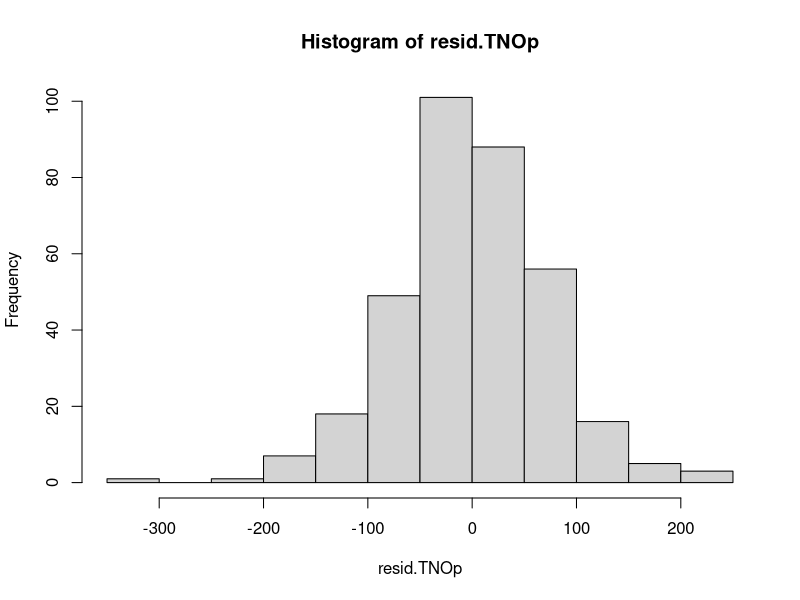
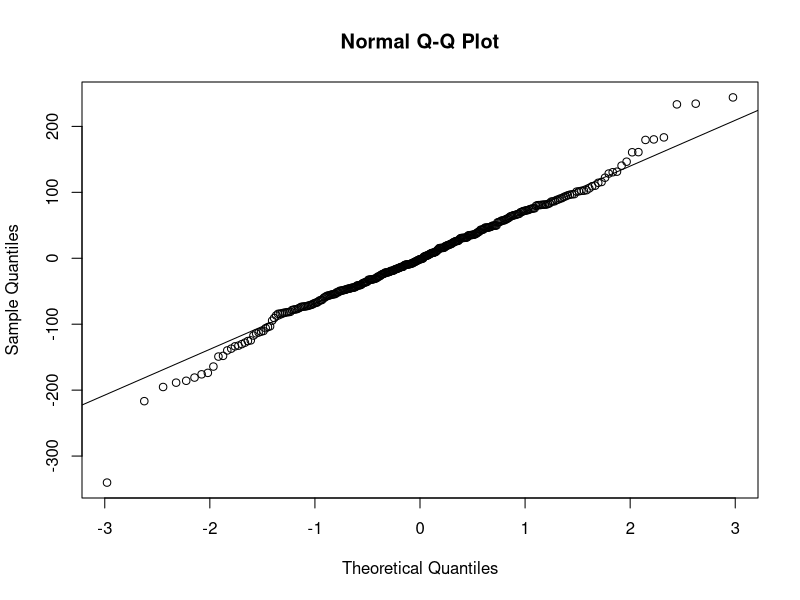
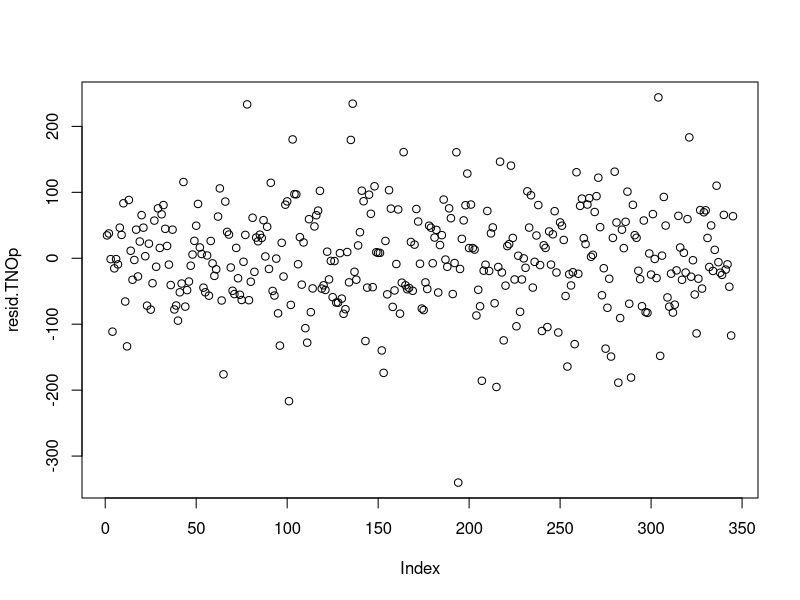
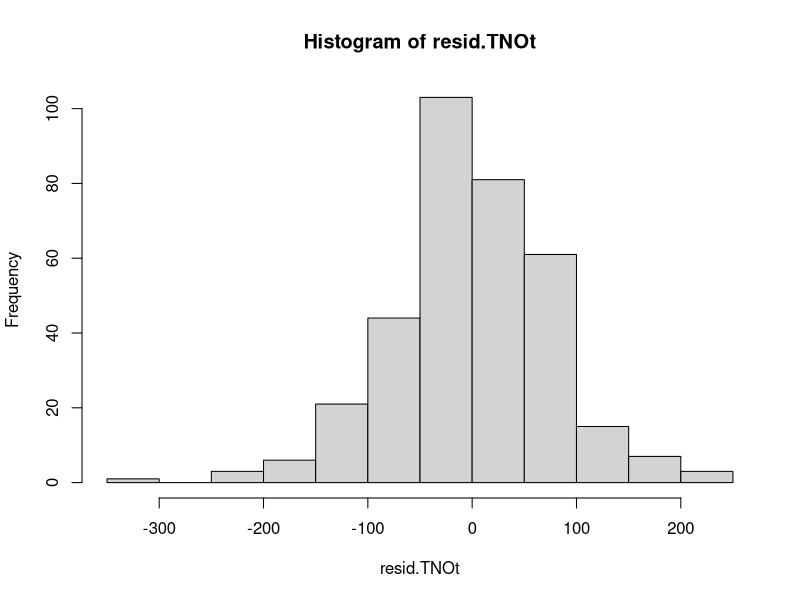
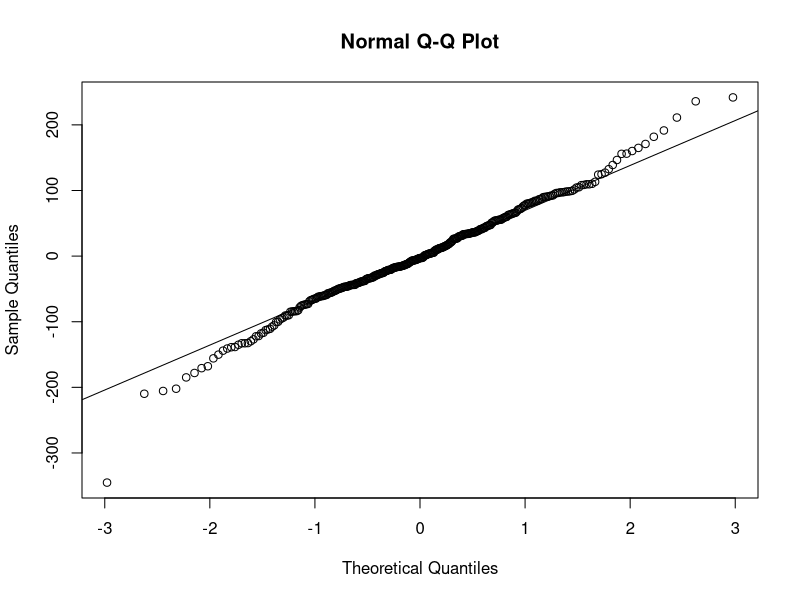
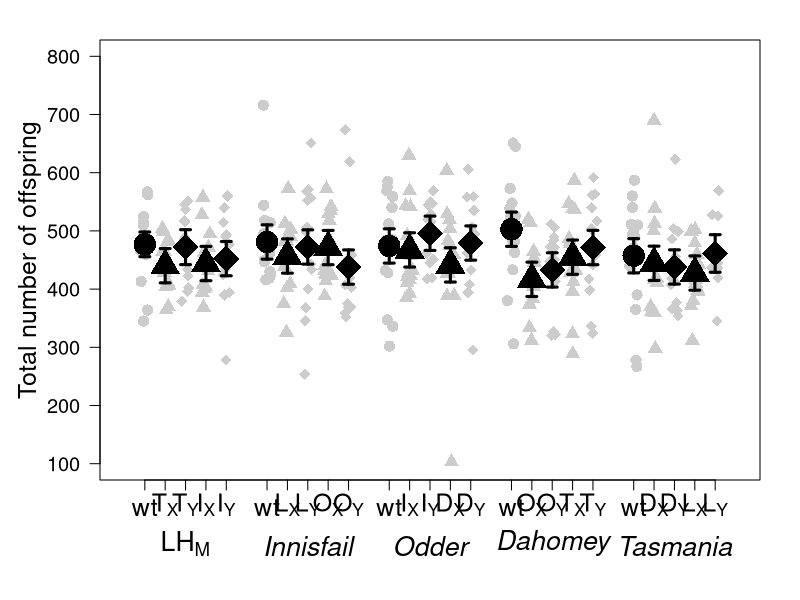
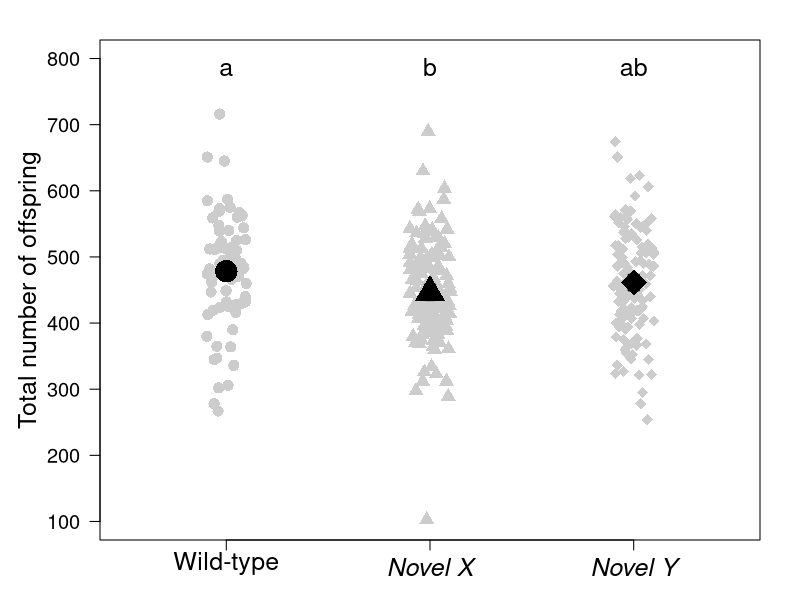

The R source for these figures, in order:
################################################################################################
################################### TOTAL NUMBER OF OFFSPRING ##################################
################################################################################################

#Set up environment
library(car)
library(Hmisc)

#Read in csv file with data
TNO.data <- read.table(file = "TotalNumberOffspring.csv", h = T, sep = ",")


##########################################  STATISTIC  #########################################


##############################
######### POPULATION #########
##############################


### LINEAT MODEL ###

#Linear model testing if population has a significant effect on total offspring number with block
model.TNOp <- lm(totaloffspring ~ population + block, data = TNO.data)
#ANOVA
anova(model.TNOp, test = "F")
#Not significant, P = 0.4000
#Block is not significant, P = 0.6963


#Test if there is homogeneity of variances
leveneTest(TNO.data$totaloffspring, TNO.data$population)
#Non significant, assumption of homogeneity of variances is met. Can use ANOVA

#Test the model by looking at the residuls
resid.TNOp <- residuals(model.TNOp)
hist(resid.TNOp)
shapiro.test(resid.TNOp)
qqnorm(resid.TNOp)
qqline(resid.TNOp)
plot(resid.TNOp)
#The residuls are normally distrubuted, meaning that the model is valid 



#############################
######### TREATMENT #########
#############################


### LINEAT MODEL ###

#Linear model testing if treatment has a significant effect on total offspring number with block
model.TNOt <- lm(totaloffspring ~ treatment + block, data = TNO.data)
#ANOVA
anova(model.TNOt, test = "F")
#Significant, P = 0.01752
#Block is not significant, P = 0.68941


#Test if there is homogeneity of variances
leveneTest(TNO.data$totaloffspring, TNO.data$treatment)
#Non significant, assumption of homogeneity of variances is met. Can use ANOVA

#Test the model by looking at the residuls
resid.TNOt <- residuals(model.TNOt)
hist(resid.TNOt)
shapiro.test(resid.TNOt)
qqnorm(resid.TNOt)
qqline(resid.TNOt)
#The residuls are normally distrubuted, meaning that the model is valid 


#I do a post hoc test to see which treaments are significantly different
RESULT.TNOt <- aov(model.TNOt)
TukeyHSD(RESULT.TNOt)
#Wt is significant different from novel X



#########################################  PLOT DATA  #########################################


#Create new dataframe for plotting
TNOplot <- TNO.data[c(1:2, 5)]
#Remove NAs
TNOplot <- TNOplot[which(is.na(TNO.data$totaloffspring) == F),]


### PLOT POPULATION ###

#Add fitted values
TNOplot$fitP <- fitted(model.TNOp)

#Caluclate mean
TNOpop.M <- tapply(TNOplot$fitP, TNOplot$population, mean)
#SE
TNOpop.SE <- (summary(model.TNOp)$coefficients[,2])[-26]


#Plot
par(mar = c(6, 5, 2, 2))
plot(NULL, xlim = c(0, 15), xlab = "", xaxt = "n", ylim = c(100, 800), ylab = "Total number of offspring", 
     cex.axis = 1.2, cex.lab = 1.5, las = 1)
#Add points
stripchart(TNOplot$totaloffspring ~ TNOplot$population, add = T, vertical = T, 
           method = "jitter", pch = c(16, 17, 18, 17, 18), cex = 1.5, col = "gray80", 
           at = c(0.5,1,1.5,2,2.5, 3.5,4,4.5,5,5.5, 6.5,7,7.5,8,8.5, 9.5,10,10.5,11,11.5, 12.5,13,13.5,14,14.5))
#Add errorbars
xTNOpop <- c(0.5,1,1.5,2,2.5, 3.5,4,4.5,5,5.5, 6.5,7,7.5,8,8.5, 9.5,10,10.5,11,11.5, 12.5,13,13.5,14,14.5)
errbar(xTNOpop, TNOpop.M, TNOpop.M + TNOpop.SE, TNOpop.M - TNOpop.SE, 
       pch = c(16, 17, 18, 17, 18), cex = c(3, 3, 3.5, 3, 3.5), lwd = 3, add = T)
#AXIS
axis(1, at = c(0.5,1,1.5,2,2.5, 3.5,4,4.5,5,5.5, 6.5,7,7.5,8,8.5, 9.5,10,10.5,11,11.5, 12.5,13,13.5,14,14.5), 
     cex.axis = 1.5,
     labels = c("wt", expression("T"["X"]), expression("T"["Y"]), expression("I"["X"]), expression("I"["Y"]), 
                "wt", expression("L"["X"]), expression("L"["Y"]), expression("O"["X"]), expression("O"["Y"]),
                "wt", expression("I"["X"]), expression("I"["Y"]), expression("D"["X"]), expression("D"["Y"]),
                "wt", expression("O"["X"]), expression("O"["Y"]), expression("T"["X"]), expression("T"["Y"]),
                "wt", expression("D"["X"]), expression("D"["Y"]), expression("L"["X"]), expression("L"["Y"]))) 
#And add text on top
mtext(expression("LH"["M"]), side = 1, line = 3, at = 1.5, cex = 1.6)
mtext(expression(italic("Innisfail")), side = 1, line = 3, at = 4.5, cex = 1.6)
mtext(expression(italic("Odder")), side = 1, line = 3, at = 7.5, cex = 1.6)
mtext(expression(italic("Dahomey")), side = 1, line = 3, at = 10.5, cex = 1.6)
mtext(expression(italic("Tasmania")), side = 1, line = 3, at = 13.5, cex = 1.6)



### PLOT TREATMENT ###

#Add fitted values
TNOplot$fitT <- fitted(model.TNOt)

#Caluclate mean
TNOtreat.M <- tapply(TNOplot$fitT, TNOplot$treatment, mean)
#SE
TNOtreat.SE <- (summary(model.TNOt)$coefficients[c(1:3),2])


#Plot
par(mar = c(3, 5, 2, 2))
plot(NULL, xlim = c(0.5, 3.5), xlab = "", xaxt = "n", ylim = c(100, 800), ylab = "Total number of offspring", 
     cex.axis = 1.2, cex.lab = 1.5, las = 1)
#Add points
stripchart(TNOplot$totaloffspring ~ TNOplot$treatment, add = T, vertical = T, 
           method = "jitter", pch = c(16, 17, 18), cex = 1.5, col = "gray80")
#Add errorbars
xTNOtreat <- c(1, 2, 3)
errbar(xTNOtreat, TNOtreat.M, TNOtreat.M + TNOtreat.SE, TNOtreat.M - TNOtreat.SE, 
       pch = c(16, 17, 18), cex = c(3, 3, 3.5), lwd = 2.5, add = T)
#AXIS
axis(1, at = seq (1, 3, by = 1), cex.axis = 1.5, 
     labels = c("Wild-type", expression(italic("Novel X")), expression(italic("Novel Y"))))
#Mark significant between the treatment with letters
#Wt is significant different from novel X
mtext("a", side = 3, line = -2, at = 1, cex = 1.5)
mtext("b", side = 3, line = -2, at = 2, cex = 1.5)
mtext("ab", side = 3, line = -2, at = 3, cex = 1.5)
